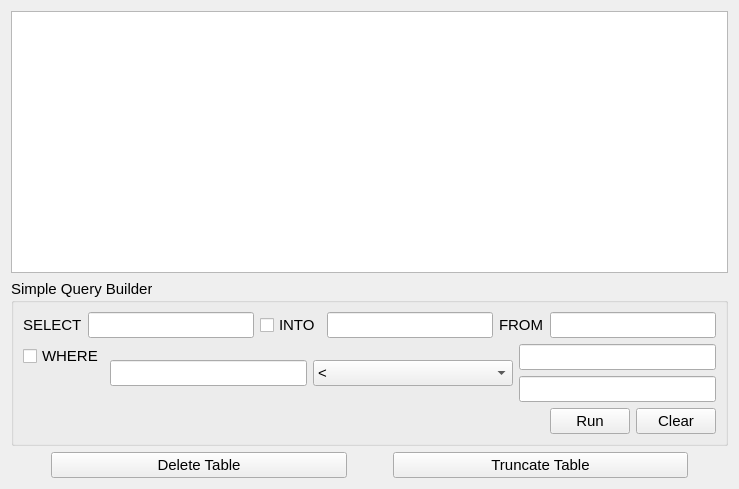
<?xml version="1.0" encoding="UTF-8"?>
<ui version="4.0">
 <class>QueryForm</class>
 <widget class="QWidget" name="QueryForm">
  <property name="geometry">
   <rect>
    <x>0</x>
    <y>0</y>
    <width>739</width>
    <height>489</height>
   </rect>
  </property>
  <property name="windowTitle">
   <string>Form</string>
  </property>
  <layout class="QVBoxLayout" name="verticalLayout_2">
   <item>
    <widget class="QTableWidget" name="tableWidget">
     <property name="minimumSize">
      <size>
       <width>450</width>
       <height>0</height>
      </size>
     </property>
     <property name="font">
      <font>
       <pointsize>11</pointsize>
      </font>
     </property>
    </widget>
   </item>
   <item>
    <widget class="QGroupBox" name="groupBox">
     <property name="font">
      <font>
       <pointsize>11</pointsize>
      </font>
     </property>
     <property name="toolTip">
      <string/>
     </property>
     <property name="statusTip">
      <string>Very Simple. It only allows one condition. </string>
     </property>
     <property name="title">
      <string>Simple Query Builder</string>
     </property>
     <layout class="QGridLayout" name="gridLayout_2">
      <item row="1" column="0">
       <layout class="QFormLayout" name="formLayout_2">
        <item row="0" column="1">
         <layout class="QHBoxLayout" name="horizontalLayout">
          <item>
           <widget class="QLineEdit" name="fieldOnelineEdit">
            <property name="sizePolicy">
             <sizepolicy hsizetype="MinimumExpanding" vsizetype="Fixed">
              <horstretch>0</horstretch>
              <verstretch>0</verstretch>
             </sizepolicy>
            </property>
            <property name="toolTip">
             <string>First Argument</string>
            </property>
            <property name="statusTip">
             <string/>
            </property>
            <property name="placeholderText">
             <string/>
            </property>
           </widget>
          </item>
          <item>
           <widget class="QComboBox" name="operatorComboBox">
            <property name="sizePolicy">
             <sizepolicy hsizetype="Expanding" vsizetype="Fixed">
              <horstretch>0</horstretch>
              <verstretch>0</verstretch>
             </sizepolicy>
            </property>
            <property name="minimumSize">
             <size>
              <width>200</width>
              <height>0</height>
             </size>
            </property>
            <property name="maximumSize">
             <size>
              <width>100</width>
              <height>16777215</height>
             </size>
            </property>
            <property name="toolTip">
             <string>Pick an operator for the condition</string>
            </property>
            <property name="statusTip">
             <string/>
            </property>
            <property name="editable">
             <bool>false</bool>
            </property>
            <property name="currentText">
             <string>&lt;</string>
            </property>
            <item>
             <property name="text">
              <string>&lt;</string>
             </property>
            </item>
            <item>
             <property name="text">
              <string>&gt;</string>
             </property>
            </item>
            <item>
             <property name="text">
              <string>isNotEqualTo</string>
             </property>
            </item>
            <item>
             <property name="text">
              <string>isEqualTo</string>
             </property>
            </item>
            <item>
             <property name="text">
              <string>≤</string>
             </property>
            </item>
            <item>
             <property name="text">
              <string>≥</string>
             </property>
            </item>
            <item>
             <property name="text">
              <string>Contains</string>
             </property>
            </item>
            <item>
             <property name="text">
              <string>BeginsWith</string>
             </property>
            </item>
            <item>
             <property name="text">
              <string>EndsWith</string>
             </property>
            </item>
            <item>
             <property name="text">
              <string>DoesNotContain</string>
             </property>
            </item>
            <item>
             <property name="text">
              <string>DoesNotBeginWith</string>
             </property>
            </item>
            <item>
             <property name="text">
              <string>DoesNotEndWith</string>
             </property>
            </item>
            <item>
             <property name="text">
              <string>IsNull</string>
             </property>
            </item>
            <item>
             <property name="text">
              <string>IsNotNull</string>
             </property>
            </item>
            <item>
             <property name="text">
              <string>IsEmpty</string>
             </property>
            </item>
            <item>
             <property name="text">
              <string>IsNotEmpty</string>
             </property>
            </item>
            <item>
             <property name="text">
              <string>Between</string>
             </property>
            </item>
            <item>
             <property name="text">
              <string>NotBetween</string>
             </property>
            </item>
           </widget>
          </item>
          <item>
           <layout class="QVBoxLayout" name="verticalLayout">
            <item>
             <widget class="QLineEdit" name="fieldTwolineEdit">
              <property name="sizePolicy">
               <sizepolicy hsizetype="MinimumExpanding" vsizetype="Fixed">
                <horstretch>0</horstretch>
                <verstretch>0</verstretch>
               </sizepolicy>
              </property>
              <property name="toolTip">
               <string>Second Argument</string>
              </property>
              <property name="statusTip">
               <string/>
              </property>
              <property name="placeholderText">
               <string/>
              </property>
             </widget>
            </item>
            <item>
             <widget class="QLineEdit" name="fieldThreelineEdit">
              <property name="enabled">
               <bool>true</bool>
              </property>
              <property name="sizePolicy">
               <sizepolicy hsizetype="MinimumExpanding" vsizetype="Fixed">
                <horstretch>0</horstretch>
                <verstretch>0</verstretch>
               </sizepolicy>
              </property>
              <property name="toolTip">
               <string>Third Argument</string>
              </property>
             </widget>
            </item>
           </layout>
          </item>
         </layout>
        </item>
        <item row="0" column="0">
         <widget class="QCheckBox" name="whereCheckBox">
          <property name="text">
           <string>WHERE</string>
          </property>
         </widget>
        </item>
       </layout>
      </item>
      <item row="0" column="0">
       <layout class="QHBoxLayout" name="horizontalLayout_4">
        <item>
         <widget class="QLabel" name="label">
          <property name="text">
           <string>SELECT</string>
          </property>
         </widget>
        </item>
        <item>
         <widget class="QLineEdit" name="attrLineEdit"/>
        </item>
        <item>
         <widget class="QCheckBox" name="selectIntoCheckBox">
          <property name="toolTip">
           <string>Create a new Table/Relation based on the result of current query</string>
          </property>
          <property name="statusTip">
           <string/>
          </property>
          <property name="text">
           <string>INTO</string>
          </property>
          <property name="tristate">
           <bool>false</bool>
          </property>
         </widget>
        </item>
        <item>
         <widget class="QLineEdit" name="selectIntoLineEdit">
          <property name="toolTip">
           <string>New Table/Relation name</string>
          </property>
          <property name="statusTip">
           <string/>
          </property>
          <property name="readOnly">
           <bool>false</bool>
          </property>
         </widget>
        </item>
        <item>
         <widget class="QLabel" name="label_2">
          <property name="text">
           <string>FROM</string>
          </property>
         </widget>
        </item>
        <item>
         <widget class="QLineEdit" name="tableLineEdit"/>
        </item>
       </layout>
      </item>
      <item row="4" column="0">
       <layout class="QHBoxLayout" name="horizontalLayout_2">
        <item>
         <spacer name="horizontalSpacer">
          <property name="orientation">
           <enum>Qt::Horizontal</enum>
          </property>
          <property name="sizeHint" stdset="0">
           <size>
            <width>40</width>
            <height>20</height>
           </size>
          </property>
         </spacer>
        </item>
        <item>
         <widget class="QPushButton" name="runButton">
          <property name="text">
           <string>Run</string>
          </property>
          <property name="icon">
           <iconset resource="resources.qrc">
            <normaloff>:/rec/resources/ico/run.ico</normaloff>:/rec/resources/ico/run.ico</iconset>
          </property>
          <property name="autoDefault">
           <bool>false</bool>
          </property>
          <property name="default">
           <bool>false</bool>
          </property>
          <property name="flat">
           <bool>false</bool>
          </property>
         </widget>
        </item>
        <item>
         <widget class="QPushButton" name="clearButton">
          <property name="text">
           <string>Clear</string>
          </property>
         </widget>
        </item>
       </layout>
      </item>
     </layout>
    </widget>
   </item>
   <item>
    <layout class="QHBoxLayout" name="horizontalLayout_3">
     <item>
      <spacer name="horizontalSpacer_2">
       <property name="orientation">
        <enum>Qt::Horizontal</enum>
       </property>
       <property name="sizeType">
        <enum>QSizePolicy::Minimum</enum>
       </property>
       <property name="sizeHint" stdset="0">
        <size>
         <width>40</width>
         <height>20</height>
        </size>
       </property>
      </spacer>
     </item>
     <item>
      <widget class="QPushButton" name="delTableButton">
       <property name="font">
        <font>
         <pointsize>11</pointsize>
        </font>
       </property>
       <property name="text">
        <string>Delete Table</string>
       </property>
       <property name="default">
        <bool>false</bool>
       </property>
       <property name="flat">
        <bool>false</bool>
       </property>
      </widget>
     </item>
     <item>
      <spacer name="horizontalSpacer_4">
       <property name="orientation">
        <enum>Qt::Horizontal</enum>
       </property>
       <property name="sizeType">
        <enum>QSizePolicy::Minimum</enum>
       </property>
       <property name="sizeHint" stdset="0">
        <size>
         <width>40</width>
         <height>20</height>
        </size>
       </property>
      </spacer>
     </item>
     <item>
      <widget class="QPushButton" name="trucTableButton">
       <property name="font">
        <font>
         <pointsize>11</pointsize>
        </font>
       </property>
       <property name="text">
        <string>Truncate Table</string>
       </property>
      </widget>
     </item>
     <item>
      <spacer name="horizontalSpacer_3">
       <property name="orientation">
        <enum>Qt::Horizontal</enum>
       </property>
       <property name="sizeType">
        <enum>QSizePolicy::Minimum</enum>
       </property>
       <property name="sizeHint" stdset="0">
        <size>
         <width>40</width>
         <height>20</height>
        </size>
       </property>
      </spacer>
     </item>
    </layout>
   </item>
  </layout>
 </widget>
 <resources>
  <include location="resources.qrc"/>
 </resources>
 <connections/>
</ui>
